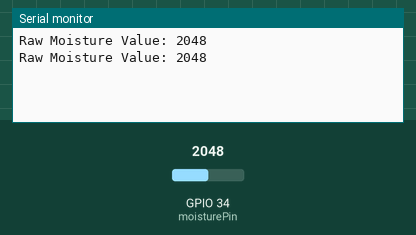
Bench run of a sketch on a simulated ESP32. Shown: the last lines printed to the serial monitor. The inputs (shaded band) are chosen by the test bench; at power-on: GPIO 34 (moisturePin) = 2048.

Above: at 1.8 s.
1.9 s: GPIO 34 (moisturePin) set to 2866
At 2.8 s:
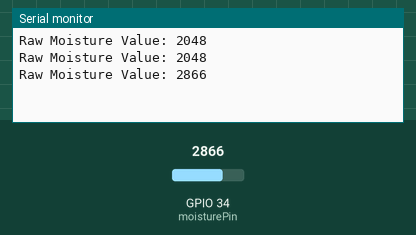
3.4 s: GPIO 34 (moisturePin) set to 3603
At 4.6 s:
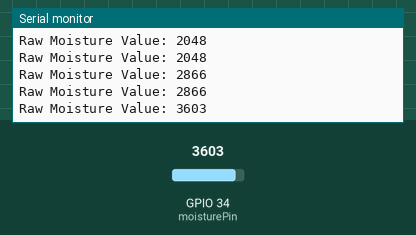
Timing chart, 0 to 6.4 s (numbered marks = the images above; inputs shaded):
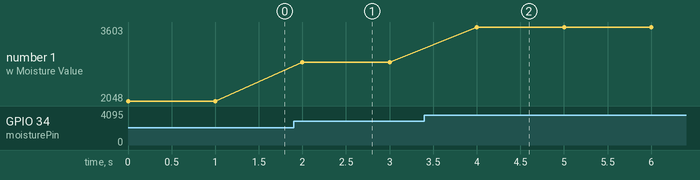

The sketch:

benchmarking.ino
```cpp
// Define the pin connected to AOUT
const int moisturePin = 34; // Connect the AOUT of the moisture sensor to pin 34 of the ESP-32

void setup() {
  Serial.begin(115200); // Start the serial communication at 115200 baud
}

void loop() {
  int rawValue = analogRead(moisturePin);  // Read the analog value (0 to 4095)

  Serial.print("Raw Moisture Value: "); // Print the raw value to the Serial Monitor
  Serial.println(rawValue);

  delay(1000); // Wait 1 second before reading again
}
```

Measured:
- after the input at 1.9 s, the serial monitor: prints a new line after 0.10 s (image 1)
- after the input at 3.4 s, the serial monitor: prints a new line after 0.60 s (image 2)
- plotted number 1: 2048 → 2866 after the input at 1.9 s, 2866 → 3603 after the input at 3.4 s
